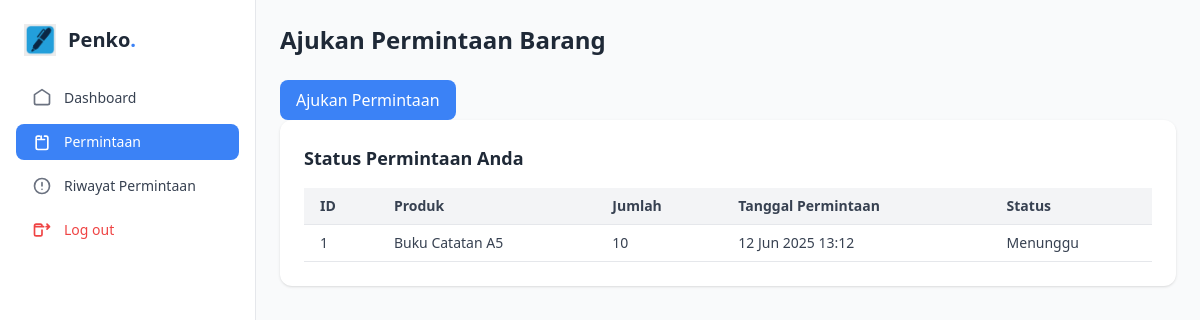
Page /staff/requests.php (signed in) on the committed database.
### tables this page shows
CREATE TABLE `requests` (
  `id` int NOT NULL,
  `user_id` int NOT NULL,
  `product_id` int NOT NULL,
  `quantity` int NOT NULL,
  `purpose` text NOT NULL,
  `status` enum('pending','approved','rejected') DEFAULT 'pending',
  `created_at` timestamp NULL DEFAULT CURRENT_TIMESTAMP,
  `processed_at` timestamp NULL DEFAULT NULL,
  `admin_id` int DEFAULT NULL,
  `notes` text
);

CREATE TABLE `products` (
  `id` INT AUTO_INCREMENT PRIMARY KEY,
  `name` varchar(100) NOT NULL,
  `description` text,
  `category_id` INT,
  `supplier_id` INT,
  `current_stock` int NOT NULL DEFAULT 0,
  `unit` varchar(20) NOT NULL,
  `price` DECIMAL(15,2) DEFAULT 0.00,
  `image` VARCHAR(255),
  `min_stock` int NOT NULL DEFAULT 10,
  `created_at` DATETIME DEFAULT CURRENT_TIMESTAMP,
  `updated_at` DATETIME DEFAULT CURRENT_TIMESTAMP ON UPDATE CURRENT_TIMESTAMP,
  FOREIGN KEY (`category_id`) REFERENCES `categories`(`id`) ON DELETE SET NULL,
  FOREIGN KEY (`supplier_id`) REFERENCES `suppliers`(`id`) ON DELETE SET NULL
);

### staff/requests.php (the view, shortened to what this page needs)
<?php
require_once '../koneksi/database.php';
$user_id = $_SESSION['user_id'];
$showForm = false;
$pending_requests = $conn->prepare("SELECT r.id, p.name AS product_name, r.quantity, r.created_at
                                 FROM requests r
                                 JOIN products p ON r.product_id = p.id
                                 WHERE r.user_id = ? AND r.status = 'pending'");
$pending_requests->bind_param("i", $user_id);
$pending_requests->execute();
$result = $pending_requests->get_result();
?>
<!DOCTYPE html>
<html lang="id">
<head>
    <script src="https://cdn.tailwindcss.com"></script>
</head>
<body class="bg-gray-50 font-sans">
<div class="flex h-screen">
    <aside class="w-64 bg-white border-r px-4 py-6 flex flex-col space-y-6">
        <div class="flex items-center space-x-3 px-2">
            <img src="../img/Logo.png" alt="Logo" class="h-8 w-8 object-cover" />
            <h1 class="text-xl font-semibold text-gray-800">Penko<span class="text-blue-500">.</span></h1>
        </div>
        <nav class="flex-1">
            <ul class="space-y-2">
                <li>
                    <a href="dashboard.php" class="flex items-center px-4 py-2 rounded-lg text-gray-700 hover:bg-blue-50 hover:text-blue-600 transition">
                        <svg class="h-5 w-5 text-gray-500" fill="none" stroke="currentColor" viewBox="0 0 24 24" xmlns="http://www.w3.org/2000/svg">
                            <path stroke-linecap="round" stroke-linejoin="round" stroke-width="2" d="M3 8l9-6 9 6v10a2 2 0 01-2 2H5a2 2 0 01-2-2V8z" />
                        </svg>
                        <span class="ml-3 text-sm font-medium">Dashboard</span>
                    </a>
                </li>
                <li>
                    <a href="requests.php" class="flex items-center px-4 py-2 rounded-lg text-white bg-blue-500 hover:bg-blue-600 transition">
                        <svg class="h-5 w-5 text-white" fill="none" stroke="currentColor" viewBox="0 0 24 24" xmlns="http://www.w3.org/2000/svg">
                            <path stroke-linecap="round" stroke-linejoin="round" stroke-width="2" d="M9 5H7a2 2 0 00-2 2v12a2 2 0 002 2h10a2 2 0 002-2V7a2 2 0 00-2-2h-2m-4 0v4m0 0H7m4 0h4" />
                        </svg>
                        <span class="ml-3 text-sm font-medium">Permintaan</span>
                    </a>
                </li>
                <li>
                    <a href="request_history.php" class="flex items-center px-4 py-2 rounded-lg text-gray-700 hover:bg-blue-50 hover:text-blue-600 transition">
                        <svg class="h-5 w-5 text-gray-500" fill="none" stroke="currentColor" viewBox="0 0 24 24" xmlns="http://www.w3.org/2000/svg">
                            <path stroke-linecap="round" stroke-linejoin="round" stroke-width="2" d="M12 8v4m0 4h.01M21 12a9 9 0 11-18 0 9 9 0 0118 0z" />
                        </svg>
                        <span class="ml-3 text-sm font-medium">Riwayat Permintaan</span>
                    </a>
                </li>
                <li>
                    <a href="../logout.php" class="flex items-center px-4 py-2 rounded-lg text-red-500 hover:bg-red-50 hover:text-red-600 transition">
                        <svg class="h-5 w-5 text-red-500" fill="none" stroke="currentColor" viewBox="0 0 24 24" xmlns="http://www.w3.org/2000/svg">
                            <path stroke-linecap="round" stroke-linejoin="round" stroke-width="2" d="M17 8h4m0 0l-3-3m3 3l-3 3m-4-3H3m9 4v5a2 2 0 01-2 2H5a2 2 0 01-2-2V7a2 2 0 012-2h5a2 2 0 012 2v1" />
                        </svg>
                        <span class="ml-3 text-sm font-medium">Log out</span>
                    </a>
                </li>
            </ul>
        </nav>
    </aside>
    <main class="flex-1 p-6">
        <h2 class="text-2xl font-semibold text-gray-800 mb-6">Ajukan Permintaan Barang</h2>
        <?php if (!$showForm): ?>
            <form method="POST" action="">
                <button type="submit" name="show_form" id="showFormButton" class="bg-blue-500 text-white px-4 py-2 rounded-lg hover:bg-blue-600 transition-colors">Ajukan Permintaan</button>
            </form>
        <?php endif; ?>
        <div class="bg-white p-6 rounded-xl shadow hover:shadow-md transition">
            <h3 class="text-lg font-semibold text-gray-800 mb-4">Status Permintaan Anda</h3>
            <div class="overflow-x-auto">
                <table class="min-w-full text-sm text-gray-700 border-collapse">
                    <thead>
                        <tr class="bg-gray-100 border-b">
                            <th class="py-2 px-4 text-left">ID</th>
                            <th class="py-2 px-4 text-left">Produk</th>
                            <th class="py-2 px-4 text-left">Jumlah</th>
                            <th class="py-2 px-4 text-left">Tanggal Permintaan</th>
                            <th class="py-2 px-4 text-left">Status</th>
                        </tr>
                    </thead>
                    <tbody>
                        <?php if ($result->num_rows > 0): ?>
                            <?php while ($row = $result->fetch_assoc()): ?>
                                <tr class="border-b hover:bg-gray-50">
                                    <td class="py-2 px-4"><?php echo $row['id']; ?></td>
                                    <td class="py-2 px-4"><?php echo htmlspecialchars($row['product_name']); ?></td>
                                    <td class="py-2 px-4"><?php echo number_format($row['quantity'], 0, ',', '.'); ?></td>
                                    <td class="py-2 px-4"><?php echo date('d M Y H:i', strtotime($row['created_at'])); ?></td>
                                    <td class="py-2 px-4"><span class="status-pending">Menunggu</span></td>
                                </tr>
                            <?php endwhile; ?>
                        <?php else: ?>
                            <tr>
                                <td colspan="5" class="py-4 text-center text-gray-500">Tidak ada permintaan yang menunggu persetujuan.</td>
                            </tr>
                        <?php endif; ?>
                    </tbody>
                </table>
            </div>
        </div>
    </main>
</div>
</body>
</html>

### staff/requests.php (style rules this page uses)
.status-pending { @apply bg-yellow-400 text-white px-2 py-1 rounded; }

### rows in the picture
requests: id "1", product.name "Buku Catatan A5", quantity "10", created_at "12 Jun 2025 13:12"
